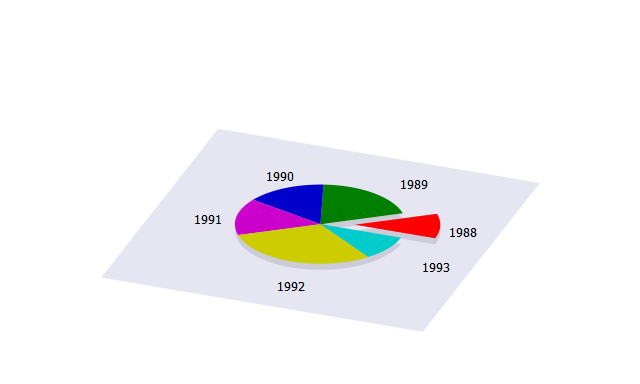

This figure's gnuplot source:
reset
a1=0.1
a2=0.2
a3=0.15
a4=0.15
a5=0.3
a6=0.1

b=0.4
s=0.2
B=0.5

set view 30, 20
set parametric
unset border
unset tics
unset key
set ticslevel 0
unset colorbox
set urange [0:1]
set vrange [0:1]
set xrange [-2:2]
set yrange [-2:2]
set zrange [0:3]
set multiplot

# First, we draw the 'box' around the plotting volume
set palette model RGB functions 0.9, 0.9,0.95
splot -2+4*u, -2+4*v, 0 w pm3d

set palette model RGB functions 0.8, 0.8, 0.85

set urange [a1:1]
splot cos(u*2*pi)*v, sin(u*2*pi)*v, 0 w pm3d

set urange [0:a1]
splot cos(a1*pi)*b+cos(u*2*pi)*v, sin(a1*pi)*b+sin(u*2*pi)*v, 0 w pm3d

set palette model RGB functions 1, 0, 0
set urange [0:a1]
splot cos(a1*pi)*b+cos(u*2*pi)*v, sin(a1*pi)*b+sin(u*2*pi)*v, s w pm3d

set palette model RGB functions 0, 0.5, 0
set urange [a1:a1+a2]
splot cos(u*2*pi)*v, sin(u*2*pi)*v, s w pm3d

set palette model RGB functions 0, 0, 0.8
set urange [a1+a2:a1+a2+a3]
splot cos(u*2*pi)*v, sin(u*2*pi)*v, s w pm3d

set palette model RGB functions 0.8, 0, 0.8
set urange [a1+a2+a3:a1+a2+a3+a4]
splot cos(u*2*pi)*v, sin(u*2*pi)*v, s w pm3d

set palette model RGB functions 0.8, 0.8, 0
set urange [a1+a2+a3+a4:a1+a2+a3+a4+a5]
splot cos(u*2*pi)*v, sin(u*2*pi)*v, s w pm3d

set palette model RGB functions 0, 0.8, 0.8
set urange [a1+a2+a3+a4+a5:a1+a2+a3+a4+a5+a6]
set label 1 '1988' at  cos(a1*pi)*B+cos(a1*pi), sin(a1*pi)*B+sin(a1*pi)
D = 2*a1+a2
set label 2 '1989' at  cos(D*pi)*B+cos(D*pi), sin(D*pi)*B+sin(D*pi)
D=D+a2+a3
set label 3 '1990' at  cos(D*pi)*B+cos(D*pi), sin(D*pi)*B+sin(D*pi)
D=D+a3+a4
set label 4 '1991' at  cos(D*pi)*B+cos(D*pi), sin(D*pi)*B+sin(D*pi)
D=D+a4+a5
set label 5 '1992' at  cos(D*pi)*B+cos(D*pi), sin(D*pi)*B+sin(D*pi)
D=D+a5+a6
set label 6 '1993' at  cos(D*pi)*B+cos(D*pi), sin(D*pi)*B+sin(D*pi)
splot cos(u*2*pi)*v, sin(u*2*pi)*v, s w pm3d
unset multiplot
